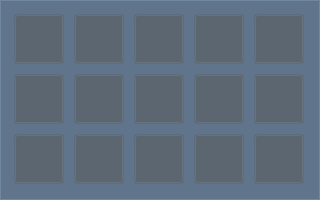
<?xml version="1.0" encoding="UTF-8"?>
<ui version="4.0">
 <class>hp_dialog_ircolor</class>
 <widget class="QWidget" name="hp_dialog_ircolor">
  <property name="geometry">
   <rect>
    <x>0</x>
    <y>0</y>
    <width>320</width>
    <height>200</height>
   </rect>
  </property>
  <property name="windowTitle">
   <string>Form</string>
  </property>
  <property name="styleSheet">
   <string notr="true"/>
  </property>
  <widget class="QFrame" name="gridFrame">
   <property name="geometry">
    <rect>
     <x>0</x>
     <y>0</y>
     <width>320</width>
     <height>200</height>
    </rect>
   </property>
   <property name="styleSheet">
    <string notr="true">QFrame{
background-color:rgb(13, 34, 67);
border :1px solid rgb(32, 85, 166);
}</string>
   </property>
   <layout class="QGridLayout" name="gridLayout">
    <item row="2" column="2">
     <widget class="QToolButton" name="toolButton_20">
      <property name="minimumSize">
       <size>
        <width>50</width>
        <height>50</height>
       </size>
      </property>
      <property name="maximumSize">
       <size>
        <width>50</width>
        <height>50</height>
       </size>
      </property>
      <property name="styleSheet">
       <string notr="true">QToolButton {
border-image: url(:/res/sebiao20_n.png);
background:transparent;
}  

QToolButton:checked{
border-image: url(:/res/sebiao20_s.png);background:transparent;
}</string>
      </property>
      <property name="text">
       <string/>
      </property>
      <property name="checkable">
       <bool>true</bool>
      </property>
      <attribute name="buttonGroup">
       <string notr="true">buttonGroup</string>
      </attribute>
     </widget>
    </item>
    <item row="2" column="0">
     <widget class="QToolButton" name="toolButton_18">
      <property name="minimumSize">
       <size>
        <width>50</width>
        <height>50</height>
       </size>
      </property>
      <property name="maximumSize">
       <size>
        <width>50</width>
        <height>50</height>
       </size>
      </property>
      <property name="styleSheet">
       <string notr="true">QToolButton {
border-image: url(:/res/sebiao18_n.png);
background:transparent;
}  

QToolButton:checked{
border-image: url(:/res/sebiao18_s.png);background:transparent;
}</string>
      </property>
      <property name="text">
       <string/>
      </property>
      <property name="checkable">
       <bool>true</bool>
      </property>
      <attribute name="buttonGroup">
       <string notr="true">buttonGroup</string>
      </attribute>
     </widget>
    </item>
    <item row="2" column="3">
     <widget class="QToolButton" name="toolButton_21">
      <property name="minimumSize">
       <size>
        <width>50</width>
        <height>50</height>
       </size>
      </property>
      <property name="maximumSize">
       <size>
        <width>50</width>
        <height>50</height>
       </size>
      </property>
      <property name="styleSheet">
       <string notr="true">QToolButton {
border-image: url(:/res/sebiao21_n.png);
background:transparent;
}  

QToolButton:checked{
border-image: url(:/res/sebiao21_s.png);background:transparent;
}</string>
      </property>
      <property name="text">
       <string/>
      </property>
      <property name="checkable">
       <bool>true</bool>
      </property>
      <attribute name="buttonGroup">
       <string notr="true">buttonGroup</string>
      </attribute>
     </widget>
    </item>
    <item row="2" column="4">
     <widget class="QToolButton" name="toolButton_22">
      <property name="minimumSize">
       <size>
        <width>50</width>
        <height>50</height>
       </size>
      </property>
      <property name="maximumSize">
       <size>
        <width>50</width>
        <height>50</height>
       </size>
      </property>
      <property name="styleSheet">
       <string notr="true">QToolButton {
border-image: url(:/res/sebiao22_n.png);
background:transparent;
}  

QToolButton:checked{
border-image: url(:/res/sebiao22_s.png);background:transparent;
}</string>
      </property>
      <property name="text">
       <string/>
      </property>
      <property name="checkable">
       <bool>true</bool>
      </property>
      <attribute name="buttonGroup">
       <string notr="true">buttonGroup</string>
      </attribute>
     </widget>
    </item>
    <item row="2" column="1">
     <widget class="QToolButton" name="toolButton_19">
      <property name="minimumSize">
       <size>
        <width>50</width>
        <height>50</height>
       </size>
      </property>
      <property name="maximumSize">
       <size>
        <width>50</width>
        <height>50</height>
       </size>
      </property>
      <property name="styleSheet">
       <string notr="true">QToolButton {
border-image: url(:/res/sebiao19_n.png);
background:transparent;
}  

QToolButton:checked{
border-image: url(:/res/sebiao19_s.png);background:transparent;
}</string>
      </property>
      <property name="text">
       <string/>
      </property>
      <property name="checkable">
       <bool>true</bool>
      </property>
      <attribute name="buttonGroup">
       <string notr="true">buttonGroup</string>
      </attribute>
     </widget>
    </item>
    <item row="0" column="3">
     <widget class="QToolButton" name="toolButton_11">
      <property name="minimumSize">
       <size>
        <width>50</width>
        <height>50</height>
       </size>
      </property>
      <property name="maximumSize">
       <size>
        <width>50</width>
        <height>50</height>
       </size>
      </property>
      <property name="styleSheet">
       <string notr="true">QToolButton {
border-image: url(:/res/sebiao11_n.png);
background:transparent;
}  

QToolButton:checked{
border-image: url(:/res/sebiao11_s.png);
background:transparent;
}</string>
      </property>
      <property name="text">
       <string/>
      </property>
      <property name="checkable">
       <bool>true</bool>
      </property>
      <attribute name="buttonGroup">
       <string notr="true">buttonGroup</string>
      </attribute>
     </widget>
    </item>
    <item row="1" column="0">
     <widget class="QToolButton" name="toolButton_13">
      <property name="minimumSize">
       <size>
        <width>50</width>
        <height>50</height>
       </size>
      </property>
      <property name="maximumSize">
       <size>
        <width>50</width>
        <height>50</height>
       </size>
      </property>
      <property name="styleSheet">
       <string notr="true">QToolButton {
border-image: url(:/res/sebiao13_n.png);
background:transparent;
}  

QToolButton:checked{
border-image: url(:/res/sebiao13_s.png);background:transparent;
}</string>
      </property>
      <property name="text">
       <string/>
      </property>
      <property name="checkable">
       <bool>true</bool>
      </property>
      <attribute name="buttonGroup">
       <string notr="true">buttonGroup</string>
      </attribute>
     </widget>
    </item>
    <item row="1" column="4">
     <widget class="QToolButton" name="toolButton_17">
      <property name="minimumSize">
       <size>
        <width>50</width>
        <height>50</height>
       </size>
      </property>
      <property name="maximumSize">
       <size>
        <width>50</width>
        <height>50</height>
       </size>
      </property>
      <property name="styleSheet">
       <string notr="true">QToolButton {
border-image: url(:/res/sebiao17_n.png);
background:transparent;
}  

QToolButton:checked{
border-image: url(:/res/sebiao17_s.png);background:transparent;
}</string>
      </property>
      <property name="text">
       <string/>
      </property>
      <property name="checkable">
       <bool>true</bool>
      </property>
      <attribute name="buttonGroup">
       <string notr="true">buttonGroup</string>
      </attribute>
     </widget>
    </item>
    <item row="0" column="2">
     <widget class="QToolButton" name="toolButton_10">
      <property name="minimumSize">
       <size>
        <width>50</width>
        <height>50</height>
       </size>
      </property>
      <property name="maximumSize">
       <size>
        <width>50</width>
        <height>50</height>
       </size>
      </property>
      <property name="styleSheet">
       <string notr="true">QToolButton {
border-image: url(:/res/sebiao10_n.png);
background:transparent;
}  

QToolButton:checked{
border-image: url(:/res/sebiao10_s.png);
background:transparent;
}</string>
      </property>
      <property name="text">
       <string/>
      </property>
      <property name="checkable">
       <bool>true</bool>
      </property>
      <property name="checked">
       <bool>true</bool>
      </property>
      <attribute name="buttonGroup">
       <string notr="true">buttonGroup</string>
      </attribute>
     </widget>
    </item>
    <item row="1" column="1">
     <widget class="QToolButton" name="toolButton_14">
      <property name="minimumSize">
       <size>
        <width>50</width>
        <height>50</height>
       </size>
      </property>
      <property name="maximumSize">
       <size>
        <width>50</width>
        <height>50</height>
       </size>
      </property>
      <property name="styleSheet">
       <string notr="true">QToolButton {
border-image: url(:/res/sebiao14_n.png);
background:transparent;
}  

QToolButton:checked{
border-image: url(:/res/sebiao14_s.png);background:transparent;
}</string>
      </property>
      <property name="text">
       <string/>
      </property>
      <property name="checkable">
       <bool>true</bool>
      </property>
      <attribute name="buttonGroup">
       <string notr="true">buttonGroup</string>
      </attribute>
     </widget>
    </item>
    <item row="1" column="2">
     <widget class="QToolButton" name="toolButton_15">
      <property name="minimumSize">
       <size>
        <width>50</width>
        <height>50</height>
       </size>
      </property>
      <property name="maximumSize">
       <size>
        <width>50</width>
        <height>50</height>
       </size>
      </property>
      <property name="styleSheet">
       <string notr="true">QToolButton {
border-image: url(:/res/sebiao15_n.png);
background:transparent;
}  

QToolButton:checked{
border-image: url(:/res/sebiao15_s.png);background:transparent;
}</string>
      </property>
      <property name="text">
       <string/>
      </property>
      <property name="checkable">
       <bool>true</bool>
      </property>
      <attribute name="buttonGroup">
       <string notr="true">buttonGroup</string>
      </attribute>
     </widget>
    </item>
    <item row="0" column="4">
     <widget class="QToolButton" name="toolButton_12">
      <property name="minimumSize">
       <size>
        <width>50</width>
        <height>50</height>
       </size>
      </property>
      <property name="maximumSize">
       <size>
        <width>50</width>
        <height>50</height>
       </size>
      </property>
      <property name="styleSheet">
       <string notr="true">QToolButton {
border-image: url(:/res/sebiao12_n.png);
background:transparent;
}  

QToolButton:checked{
border-image: url(:/res/sebiao12_s.png);background:transparent;
}</string>
      </property>
      <property name="text">
       <string/>
      </property>
      <property name="checkable">
       <bool>true</bool>
      </property>
      <attribute name="buttonGroup">
       <string notr="true">buttonGroup</string>
      </attribute>
     </widget>
    </item>
    <item row="0" column="0">
     <widget class="QToolButton" name="toolButton_1">
      <property name="minimumSize">
       <size>
        <width>50</width>
        <height>50</height>
       </size>
      </property>
      <property name="maximumSize">
       <size>
        <width>50</width>
        <height>50</height>
       </size>
      </property>
      <property name="styleSheet">
       <string notr="true">QToolButton {
border-image: url(:/res/sebiao01_n.png);
background:transparent;
}  
QToolButton:checked{
border-image: url(:/res/sebiao01_s.png);
background:transparent;
}</string>
      </property>
      <property name="text">
       <string/>
      </property>
      <property name="checkable">
       <bool>true</bool>
      </property>
      <attribute name="buttonGroup">
       <string notr="true">buttonGroup</string>
      </attribute>
     </widget>
    </item>
    <item row="1" column="3">
     <widget class="QToolButton" name="toolButton_16">
      <property name="minimumSize">
       <size>
        <width>50</width>
        <height>50</height>
       </size>
      </property>
      <property name="maximumSize">
       <size>
        <width>50</width>
        <height>50</height>
       </size>
      </property>
      <property name="styleSheet">
       <string notr="true">QToolButton {
border-image: url(:/res/sebiao16_n.png);
background:transparent;
}  

QToolButton:checked{
border-image: url(:/res/sebiao16_s.png);background:transparent;
}</string>
      </property>
      <property name="text">
       <string/>
      </property>
      <property name="checkable">
       <bool>true</bool>
      </property>
      <attribute name="buttonGroup">
       <string notr="true">buttonGroup</string>
      </attribute>
     </widget>
    </item>
    <item row="0" column="1">
     <widget class="QToolButton" name="toolButton_2">
      <property name="minimumSize">
       <size>
        <width>50</width>
        <height>50</height>
       </size>
      </property>
      <property name="maximumSize">
       <size>
        <width>50</width>
        <height>50</height>
       </size>
      </property>
      <property name="styleSheet">
       <string notr="true">QToolButton {
border-image: url(:/res/sebiao02_n.png);
background:transparent;
}  

QToolButton:checked{
border-image: url(:/res/sebiao02_s.png);background:transparent;
}</string>
      </property>
      <property name="text">
       <string/>
      </property>
      <property name="checkable">
       <bool>true</bool>
      </property>
      <attribute name="buttonGroup">
       <string notr="true">buttonGroup</string>
      </attribute>
     </widget>
    </item>
   </layout>
  </widget>
  <widget class="QFrame" name="frame_gray">
   <property name="geometry">
    <rect>
     <x>0</x>
     <y>0</y>
     <width>321</width>
     <height>201</height>
    </rect>
   </property>
   <property name="styleSheet">
    <string notr="true">background-color: rgb(155, 174, 191,150);</string>
   </property>
   <property name="frameShape">
    <enum>QFrame::StyledPanel</enum>
   </property>
   <property name="frameShadow">
    <enum>QFrame::Raised</enum>
   </property>
  </widget>
 </widget>
 <resources/>
 <connections/>
 <buttongroups>
  <buttongroup name="buttonGroup"/>
 </buttongroups>
</ui>
